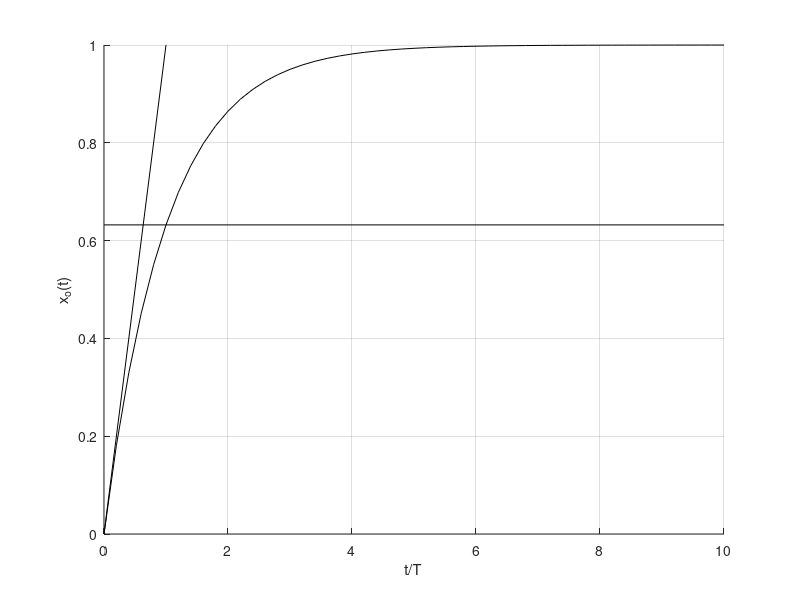

The MATLAB source for this figure: (Note: this script raises an error after producing the figure.)
hold on;
a = 0:0.2:10;
xo = 1 - exp( -a)
plot(a,xo,'k')
x0 = [0 10]
y0 = [1 - exp(-1) 1 - exp(-1)]
y1 = [0 1]
x1 = [0 1]
plot(x0,y0,'k',x1,y1,'k')
xlabel('t/T')
ylabel('x_o(t)')
grid on
gtext('x_0(1) = 0.623')
hold off